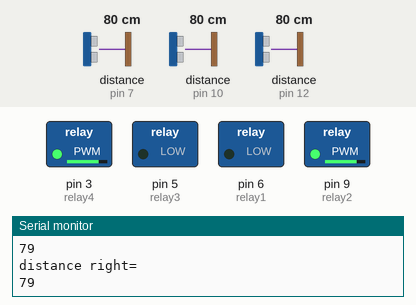
Simulated run of this sketch. Board: Arduino Uno, built with avr-gcc and run on an emulated ATmega328P. On the bench: switched loads named in the sketch (green lamp = pin HIGH), the last lines printed to the serial monitor. Wiring (inferred from the names in the program): 3 × ultrasonic range finder: trigger pin 8, echo pin 7 / trigger pin 11, echo pin 10 / trigger pin 13, echo pin 12. Inputs (shaded band) come from the test bench; at power-on: distance to the obstacle (sensors on pin 7, pin 10, pin 12) 80 cm. The echo pulse lasts 58.3 µs per cm; pins used as bus, display or sensor lines are not drawn.

Above: at 0.9 s.
3.7 s: distance to the obstacle (sensor on pin 7) set to 2 cm
At 6.0 s:
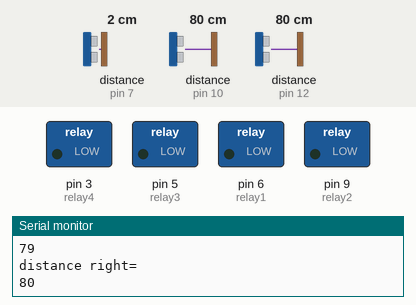
10.4 s: distance to the obstacle (sensor on pin 10) set to 2 cm
17.0 s: distance to the obstacle (sensor on pin 12) set to 2 cm
20.6 s: distance to the obstacle (sensor on pin 12) set to 14 cm
24.2 s: distance to the obstacle (sensor on pin 12) set to 18 cm
At 27.0 s:
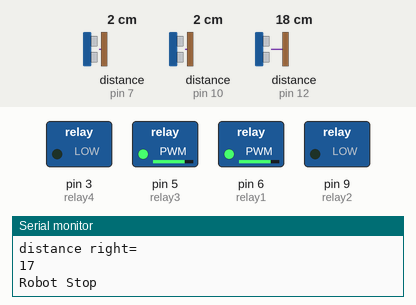
29.0 s: distance to the obstacle (sensor on pin 12) set to 4 cm
At 30.55 s:
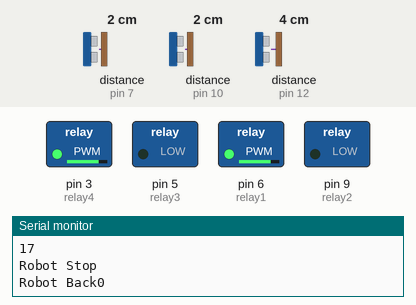
Timing chart, 0 to 33.6 s (numbered marks = the images above; inputs shaded):
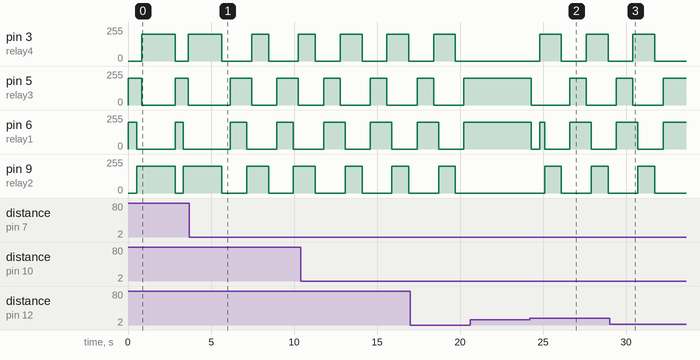

The sketch:

code_for__bot.ino
```cpp
int relay1=6;
int relay2=9;
int relay3=5;
int relay4=3;
int echo_front=7;
int trig_front=8;
int echo_left=10;
int trig_left=11;
int echo_right=12;
int trig_right=13;

int pt=0;

long time_front,distance_front,minimum_front,distance_left,minimum_left,time_left,distance_right,minimum_right,time_right;

void setup()
{
  Serial.begin(9600);
  pinMode(trig_front,OUTPUT);
  pinMode(echo_front,INPUT);
  pinMode(trig_left,OUTPUT);
  pinMode(echo_left,INPUT);
  pinMode(trig_right,OUTPUT);
  pinMode(echo_right,INPUT);

  pinMode(relay1,OUTPUT);
  pinMode(relay2,OUTPUT);
  pinMode(relay3,OUTPUT);
  pinMode(relay4,OUTPUT);
}

void loop()
{

    sensor_front();
    sensor_left();
    sensor_right();


    if(distance_front<=minimum_front)
    {
      stop_robot();
      Serial.println("Robot Stop");
      if((distance_right<=minimum_right)&&(!(distance_left<=minimum_left)))
    {
      reverse_robot();
      Serial.println("Robot Back-1");
      delay(500);
       turn_left();
       pt=-1;
       Serial.println("Robot Left1");
       forward_robot();
    Serial.println("Robot Forward1");


    }
    else if( (distance_left<=minimum_left)&&(!(distance_right<=minimum_right)))
    {
      reverse_robot();

      Serial.println("Robot Back0");
      delay(500);
      turn_right();
      pt=1;
      Serial.println("Robot Right1");
      forward_robot();
    Serial.println("Robot Forward11");

    }
    else if((distance_left>=minimum_right)&&(distance_right>=minimum_left))
    {
      reverse_robot();

      Serial.println("Robot Back1");
      delay(500);
      turn_left();
      pt=-1;
      Serial.println("Robot Left2");
      forward_robot();
    Serial.println("Robot Forward111");
    }
    else
    {
      do
      {
      reverse_robot();
      Serial.println("Robot Back2");
      sensor_front();
      sensor_left();
      sensor_right();

      }while((distance_left<=minimum_left)&&(distance_right<=minimum_right));
      stop_robot();

      goto deadend;

    }


    }

    else if((distance_right<=minimum_right)&&(!(distance_left<=minimum_left)))
    {
      reverse_robot();
      Serial.println("Robot Back22");
      turn_left();

      pt=-1;
      Serial.println("Robot Left4");
      forward_robot();
    Serial.println("Robot Forward1111");

    }
    else if((distance_left<=minimum_left)&&(!(distance_right<=minimum_right)))
    {
      reverse_robot();
      turn_right();
      pt=1;
      Serial.println("Robot Right2");
      forward_robot();
    Serial.println("Robot Forward11111");

    }

    else if((distance_left>=minimum_left)&&(distance_right>=minimum_right))
    {
      reverse_robot();
      turn_left();
      forward_robot();
      pt=-1;
      Serial.println("Robot Left5");
      forward_robot();
    Serial.println("Robot Forward1.6");
    }

    else
    {
    forward_robot();
    Serial.println("Robot Forward2");
    }
    if(0)
    deadend:
    {
      if((distance_left>=minimum_left)&&(distance_right>=minimum_right))
      {
        if(pt==-1)
        {
          turn_left();
          pt=-1;
          Serial.println("Robot Left6");
          forward_robot();
    Serial.println("Robot Forward3");
        }
        else if(pt==1)
        {
          turn_right();
          pt=1;
          Serial.println("Robot Right3");
          forward_robot();
    Serial.println("Robot Forward4");
        }
      }
      else if((distance_left>=minimum_left))
      {
        turn_left();
        pt=-1;
        Serial.println("Robot Left7");
        forward_robot();
    Serial.println("Robot Forward5");
      }
      else if((distance_right>=minimum_right))
      {
        turn_right();
        pt=1;
        Serial.println("Robot Right4");
        forward_robot();
    Serial.println("Robot Forward6");
      }

    }


}

void sensor_front()
{
digitalWrite(trig_front, LOW);
delayMicroseconds(2);
digitalWrite(trig_front, HIGH);
delayMicroseconds(20);
digitalWrite(trig_front, LOW);

time_front=pulseIn(echo_front,HIGH);
distance_front=time_front/58.2;
Serial.println("distance front=");
Serial.println(distance_front);
delayMicroseconds(10);
minimum_front=15;
}

void sensor_left()
{
digitalWrite(trig_left, LOW);
delayMicroseconds(2);
digitalWrite(trig_left, HIGH);
delayMicroseconds(20);
digitalWrite(trig_left, LOW);

time_left=pulseIn(echo_left,HIGH);
distance_left=time_left/58.2;
Serial.println("distance left=");
Serial.println(distance_left);
delayMicroseconds(10);
minimum_left=15;
}

void sensor_right()
{
digitalWrite(trig_right, LOW);
delayMicroseconds(2);
digitalWrite(trig_right, HIGH);
delayMicroseconds(20);
digitalWrite(trig_right, LOW);

time_right=pulseIn(echo_right,HIGH);
distance_right=time_right/58.2;
Serial.println("distance right=");
Serial.println(distance_right);
delayMicroseconds(10);
minimum_right=15;
}


void forward_robot()
{
 analogWrite(relay1,0);
 analogWrite(relay2,200);
 analogWrite(relay3,0);
 analogWrite(relay4,200);
 delay(1000);
}

void reverse_robot()
{
 analogWrite(relay1,200);
 analogWrite(relay2,0);
 analogWrite(relay3,200);
 analogWrite(relay4,0);
 delay(500);
}
void stop_robot()
{
 analogWrite(relay1,0);
 analogWrite(relay2,0);
 analogWrite(relay3,0);
 analogWrite(relay4,0);
 delay(500);
}

void turn_left()
{
 analogWrite(relay1,0);
 analogWrite(relay2,200);
 analogWrite(relay3,200);
 analogWrite(relay4,0);
 delay(300);
}

void turn_right()
{
 analogWrite(relay1,200);
 analogWrite(relay2,0);
 analogWrite(relay3,0);
 analogWrite(relay4,200);
 delay(300);
}
```

Measured:
- after the input at 24.2 s, pin 3 (relay4): alternates 200/255 for 1.3 s and 0/255 for 1.5 s, starting after 0.58 s; pin 5 (relay3): 200/255 → 0/255 after 0.08 s, → 200/255 2.3 s later, → 0/255 1.0 s later
- after the input at 29.0 s, pin 3 (relay4): goes on until 31.7 s, then stays 0/255; pin 5 (relay3): goes on until 32.2 s, then stays 200/255
- by itself, pin 3 (relay4), pin 6 (relay1): alternates 200/255 for 1.0 s and 0/255 for 1.8 s
- by itself, pin 5 (relay3), pin 9 (relay2): alternates 200/255 for 1.3 s and 0/255 for 1.5 s
